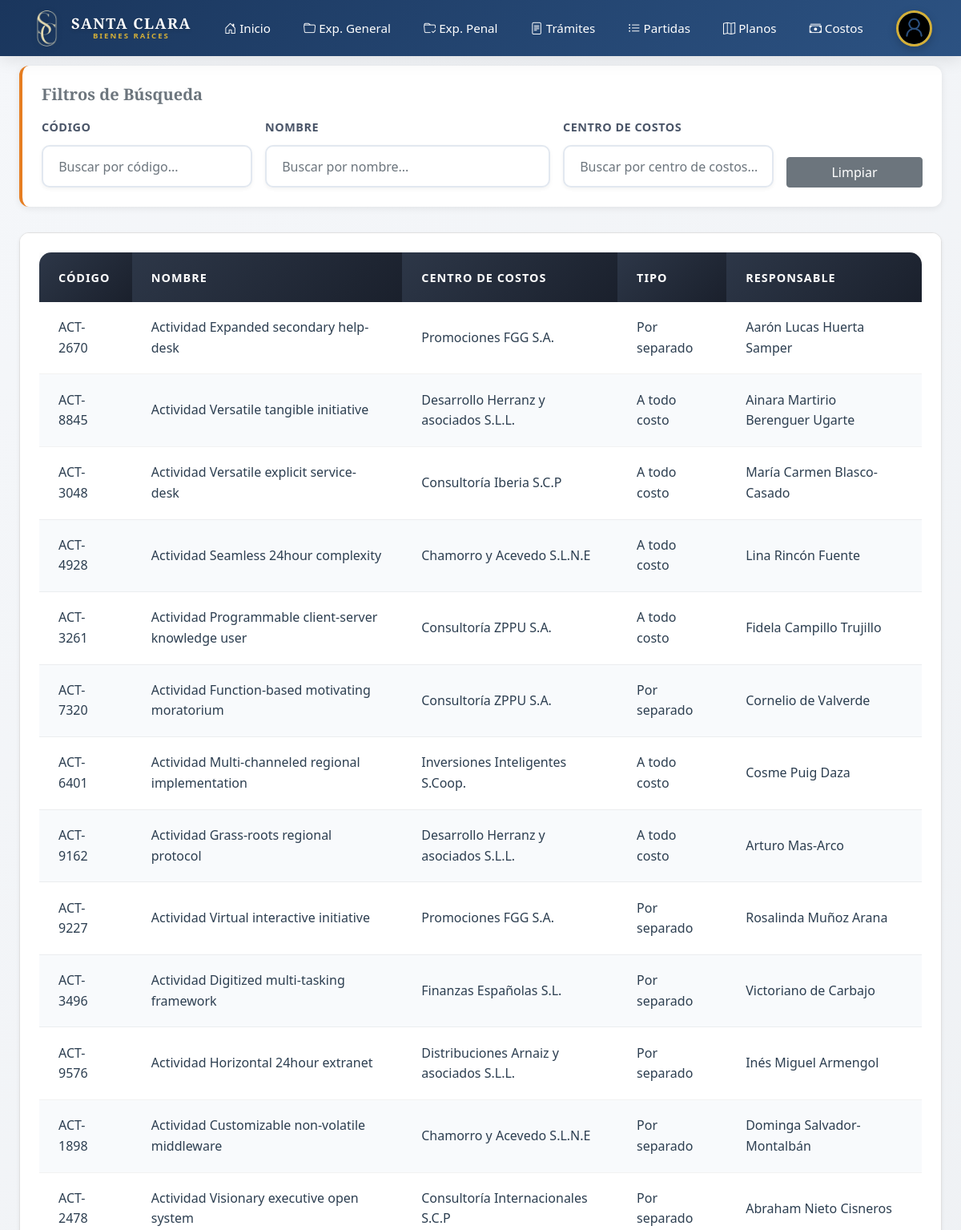
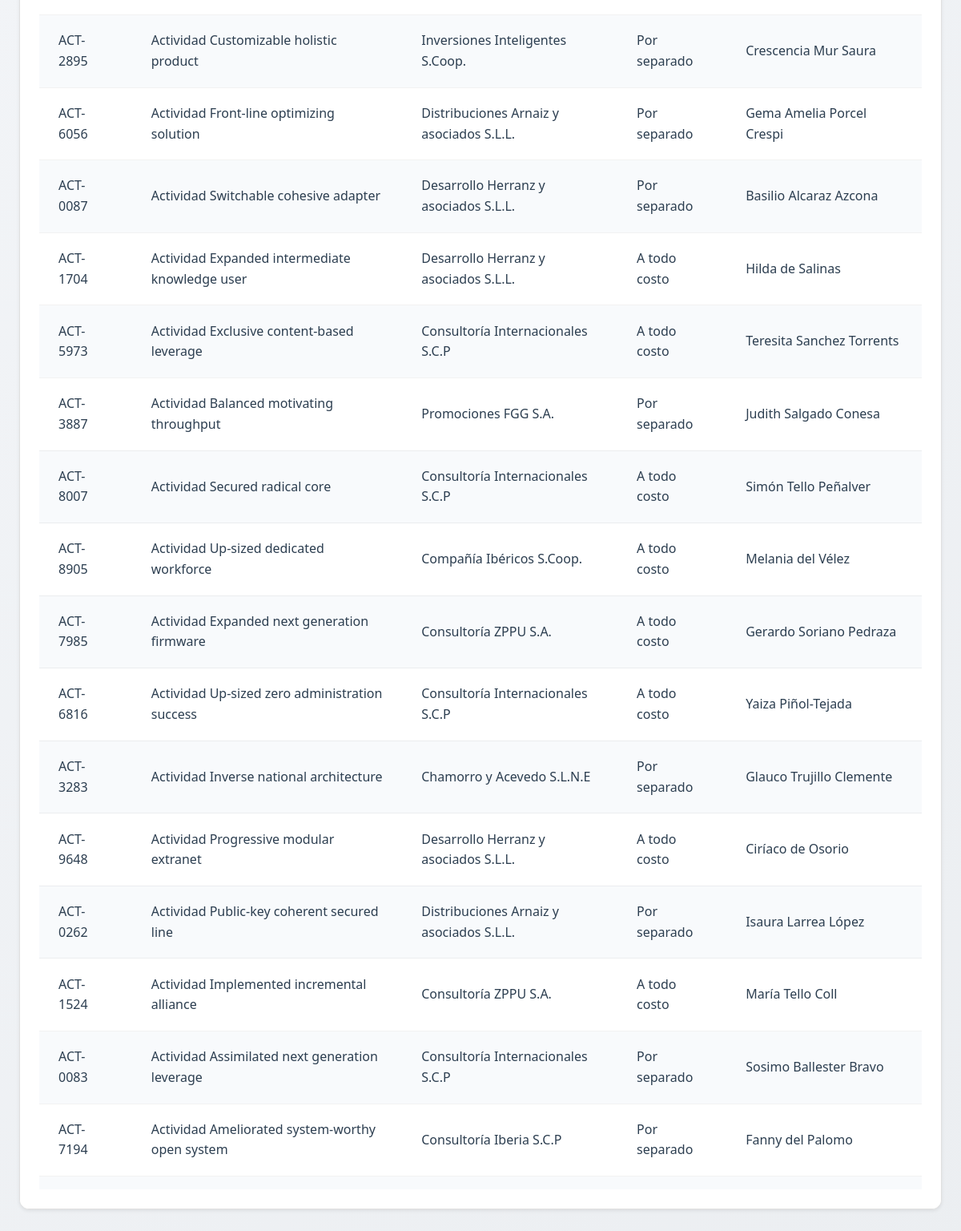
Screenshot of /costos/actividades/ (signed in) with the database file from the repository (2 pictures, top to bottom).
### apps/centro_costos/models.py (models this page shows, shortened)
class Actividad(models.Model):
    TIPO = [
        ('Por separado', 'Por separado'),
        ('A todo costo', 'A todo costo'),
    ]
    nombre = models.CharField(max_length=100)
    codigo = models.CharField(max_length=50)
    centro_de_costos = models.ForeignKey(CentroDeCostos, on_delete=models.CASCADE)
    tipo = models.CharField(max_length=20, choices=TIPO)
    responsable = models.CharField(max_length=50)
    fecha_registro = models.DateTimeField(auto_now_add=True)

class CentroDeCostos(models.Model):
    nombre = models.CharField(max_length=100)
    def __str__(self):
        return self.nombre

### apps/centro_costos/views.py (the view, shortened to what this page needs)
# urls.py: path('actividades/', views.ActividadListView.as_view(), name='lista_actividades'),
class ActividadListView(LoginRequiredMixin, CreateView):
    model = Actividad
    form_class = ActividadForm
    template_name = 'centro_costos/lista_actividades.html'
    success_url = reverse_lazy('centro_costos:lista_actividades')
    def get_context_data(self, **kwargs):
        context = super().get_context_data(**kwargs)
        context['actividades'] = Actividad.objects.all()
        context['centros_de_costos'] = CentroDeCostos.objects.all()
        return context

### apps/centro_costos/forms.py
class ActividadForm(forms.ModelForm):
    class Meta:
        model = Actividad
        fields = '__all__'
    def __init__(self, *args, **kwargs):
        super().__init__(*args, **kwargs)
        for field in self.fields.values():
            field.widget.attrs['class'] = 'form-control'
        self.fields['tipo'].required = True
        self.fields['responsable'].required = False
        choices = self.fields['tipo'].choices
        filtered_choices = [choice for choice in choices if choice[0] != '']
        self.fields['tipo'].choices = [('', 'Seleccione tipo de gasto')] + filtered_choices

### apps/centro_costos/templates/centro_costos/lista_actividades.html (shortened to what this page needs)
{% extends "base.html" %}
{% load static %}
{% block extra_css %}
<link rel="stylesheet" href="{% static 'css/centro_costos/centro_costos_modern.css' %}">
{% endblock %}
{% block body %}
{% include "../components/navbar.html" %}
<div class="container-fluid px-4 py-4">
    <div class="text-center mb-4">
        <h3 class="fw-bold" style="color: var(--primary-color);">Listado de Actividades Tupac Amaru</h3>
    </div>
    <div class="filter-section">
        <h5 class="mb-3 fw-bold text-secondary">Filtros de Búsqueda</h5>
        <div class="row g-3">
            <div class="col-md-3">
                <label class="form-label">Código</label>
                <input type="text" class="form-control filter-input" data-column="0" placeholder="Buscar por código...">
            </div>
            <div class="col-md-4">
                <label class="form-label">Nombre</label>
                <input type="text" class="form-control filter-input" data-column="1" placeholder="Buscar por nombre...">
            </div>
            <div class="col-md-3">
                <label class="form-label">Centro de Costos</label>
                <input type="text" class="form-control filter-input" data-column="2"
                    placeholder="Buscar por centro de costos...">
            </div>
            <div class="col-md-2 d-flex align-items-end">
                <a href="{% url 'centro_costos:lista_actividades' %}" id="clearFilters" class="btn btn-secondary w-100">
                    Limpiar
                </a>
            </div>
        </div>
    </div>
    <div class="card shadow-sm">
        <div class="card-body">
            <div class="table-responsive" style="max-height: 65vh;">
                <table class="table table-modern table-hover" id="documentsTable">
                    <thead style="position: sticky; top: 0; z-index: 1;">
                        <tr>
                            <th>Código</th>
                            <th>Nombre</th>
                            <th>Centro de Costos</th>
                            <th>Tipo</th>
                            <th>Responsable</th>
                        </tr>
                    </thead>
                    <tbody>
                        {% for actividad in actividades %}
                        <tr>
                            <td>{{ actividad.codigo }}</td>
                            <td>{{ actividad.nombre }}</td>
                            <td>{{ actividad.centro_de_costos }}</td>
                            <td>{{ actividad.tipo }}</td>
                            <td>{{ actividad.responsable }}</td>
                        </tr>
                        {% endfor %}
                    </tbody>
                </table>
            </div>
        </div>
    </div>
</div>
{% endblock %}

### static/css/centro_costos/centro_costos_modern.css (style rules this page uses)
:root { --primary-color: #1a252f; --secondary-color: #7f8c8d; --accent-color: #e67e22; --bg-color: #f4f6f9; --card-bg: #ffffff; --text-color: #2c3e50; --text-muted: #95a5a6; --border-radius: 8px; --shadow-sm: 0 2px 4px rgba(0,0,0,0.05); --shadow-md: 0 4px 6px rgba(0,0,0,0.1); --shadow-lg: 0 10px 15px rgba(0,0,0,0.1); --transition: all 0.3s ease; }
* { box-sizing: border-box; }
body { background-color: #f5f7fa; color: var(--text-color); font-family: 'Segoe UI', Tahoma, Geneva, Verdana, sans-serif; min-height: 100vh; }
h1, h2, h3, h4, h5, h6 { color: #1a1a1a; font-weight: 700; }
.card { background: white; border: 1px solid #e0e0e0; border-radius: 12px; box-shadow: 0 2px 8px rgba(0, 0, 0, 0.08); transition: all 0.3s ease; overflow: hidden; position: relative; }
.card::before { display: none; }
.card-body { position: relative; z-index: 1; padding: 1.5rem; background: white; }
.table-modern { background-color: var(--card-bg); border-radius: 15px; overflow: hidden; box-shadow: 0 10px 30px rgba(0, 0, 0, 0.1); }
.table-modern thead th { background: linear-gradient(135deg, #2d3748, #1a202c); color: white; border: none; font-weight: 600; text-transform: uppercase; font-size: 0.9rem; letter-spacing: 1px; padding: 1.2rem 1.5rem; box-shadow: 0 4px 8px rgba(0, 0, 0, 0.2); }
.table-modern tbody td { padding: 1.2rem 1.5rem; vertical-align: middle; border-bottom: 1px solid rgba(0, 0, 0, 0.05); color: var(--text-color); font-weight: 500; }
.table-modern tbody tr { transition: all 0.3s ease; }
.table-modern tbody tr:nth-child(even) { background-color: #f8fafc; }
.form-control { border-radius: 10px; border: 2px solid #e2e8f0; padding: 0.8rem 1.2rem; transition: all 0.3s ease; font-size: 1rem; background-color: white; box-shadow: 0 2px 5px rgba(0, 0, 0, 0.05); }
.form-label { font-weight: 600; color: #4a5568; margin-bottom: 0.7rem; text-transform: uppercase; font-size: 0.9rem; letter-spacing: 0.5px; }
.filter-section { background: white; border-radius: 12px; padding: 1.5rem; box-shadow: 0 2px 8px rgba(0, 0, 0, 0.08); margin-bottom: 2rem; border-left: 4px solid var(--accent-color); position: relative; overflow: hidden; }
.filter-section::before { display: none; }

### templates/base.html (style rules this page uses)
:root { --primary-color: #1a365d; --secondary-color: #2c5282; --accent-color: #d4af37; --light-bg: #f8f9fa; --dark-text: #2d3748; --border-color: #e2e8f0; --shadow-sm: 0 2px 8px rgba(0,0,0,0.05); --shadow-md: 0 4px 16px rgba(0,0,0,0.1); --shadow-lg: 0 8px 32px rgba(0,0,0,0.15); }
* { margin: 0; padding: 0; box-sizing: border-box; }
body { font-family: 'Poppins', sans-serif; background: linear-gradient(135deg, #f5f7fa 0%, #e9ecef 100%); color: var(--dark-text); min-height: 100vh; line-height: 1.6; }
h1, h2, h3, h4, h5, h6 { font-family: 'Playfair Display', serif; font-weight: 700; color: var(--primary-color); }
.card { border: none; border-radius: 16px; box-shadow: var(--shadow-md); transition: all 0.3s ease; background: white; }
.form-control, .form-select { border: 2px solid var(--border-color); border-radius: 8px; padding: 12px 16px; transition: all 0.3s ease; font-size: 0.95rem; }
.form-label { font-weight: 500; color: var(--primary-color); margin-bottom: 8px; font-size: 0.9rem; text-transform: uppercase; letter-spacing: 0.5px; }

### templates/components/navbar.html (style rules this page uses)
:root { --nav-primary: #1a365d; --nav-secondary: #2c5282; --nav-accent: #d4af37; --nav-hover: #f4c430; --nav-text: #ffffff; --nav-shadow: 0 4px 20px rgba(0,0,0,0.1); --nav-height: 70px; }

### rows the page displays
Actividad: codigo "ACT-2670", nombre "Actividad Expanded secondary help-desk", centro_de_costos "Promociones FGG S.A.", tipo "Por separado", responsable "Aarón Lucas Huerta Samper"
Actividad: codigo "ACT-8845", nombre "Actividad Versatile tangible initiative", centro_de_costos "Desarrollo Herranz y asociados S.L.L.", tipo "A todo costo", responsable "Ainara Martirio Berenguer Ugarte"
Actividad: codigo "ACT-3048", nombre "Actividad Versatile explicit service-desk", centro_de_costos "Consultoría Iberia S.C.P", tipo "A todo costo", responsable "María Carmen Blasco-Casado"
Actividad: codigo "ACT-4928", nombre "Actividad Seamless 24hour complexity", centro_de_costos "Chamorro y Acevedo S.L.N.E", tipo "A todo costo", responsable "Lina Rincón Fuente"
Actividad: codigo "ACT-3261", nombre "Actividad Programmable client-server knowledge user", centro_de_costos "Consultoría ZPPU S.A.", tipo "A todo costo", responsable "Fidela Campillo Trujillo"
Actividad: codigo "ACT-7320", nombre "Actividad Function-based motivating moratorium", centro_de_costos "Consultoría ZPPU S.A.", tipo "Por separado", responsable "Cornelio de Valverde"
Actividad: codigo "ACT-6401", nombre "Actividad Multi-channeled regional implementation", centro_de_costos "Inversiones Inteligentes S.Coop.", tipo "A todo costo", responsable "Cosme Puig Daza"
Actividad: codigo "ACT-9162", nombre "Actividad Grass-roots regional protocol", centro_de_costos "Desarrollo Herranz y asociados S.L.L.", tipo "A todo costo", responsable "Arturo Mas-Arco"
Actividad: codigo "ACT-9227", nombre "Actividad Virtual interactive initiative", centro_de_costos "Promociones FGG S.A.", tipo "Por separado", responsable "Rosalinda Muñoz Arana"
Actividad: codigo "ACT-3496", nombre "Actividad Digitized multi-tasking framework", centro_de_costos "Finanzas Españolas S.L.", tipo "Por separado", responsable "Victoriano de Carbajo"
Actividad: codigo "ACT-9576", nombre "Actividad Horizontal 24hour extranet", centro_de_costos "Distribuciones Arnaiz y asociados S.L.L.", tipo "Por separado", responsable "Inés Miguel Armengol"
Actividad: codigo "ACT-1898", nombre "Actividad Customizable non-volatile middleware", centro_de_costos "Chamorro y Acevedo S.L.N.E", tipo "Por separado", responsable "Dominga Salvador-Montalbán"
Actividad: codigo "ACT-2478", nombre "Actividad Visionary executive open system", centro_de_costos "Consultoría Internacionales S.C.P", tipo "Por separado", responsable "Abraham Nieto Cisneros"
Actividad: codigo "ACT-2895", nombre "Actividad Customizable holistic product", centro_de_costos "Inversiones Inteligentes S.Coop.", tipo "Por separado", responsable "Crescencia Mur Saura"
Actividad: codigo "ACT-6056", nombre "Actividad Front-line optimizing solution", centro_de_costos "Distribuciones Arnaiz y asociados S.L.L.", tipo "Por separado", responsable "Gema Amelia Porcel Crespi"
Actividad: codigo "ACT-0087", nombre "Actividad Switchable cohesive adapter", centro_de_costos "Desarrollo Herranz y asociados S.L.L.", tipo "Por separado", responsable "Basilio Alcaraz Azcona"
Actividad: codigo "ACT-1704", nombre "Actividad Expanded intermediate knowledge user", centro_de_costos "Desarrollo Herranz y asociados S.L.L.", tipo "A todo costo", responsable "Hilda de Salinas"
Actividad: codigo "ACT-5973", nombre "Actividad Exclusive content-based leverage", centro_de_costos "Consultoría Internacionales S.C.P", tipo "A todo costo", responsable "Teresita Sanchez Torrents"
Actividad: codigo "ACT-3887", nombre "Actividad Balanced motivating throughput", centro_de_costos "Promociones FGG S.A.", tipo "Por separado", responsable "Judith Salgado Conesa"
Actividad: codigo "ACT-8007", nombre "Actividad Secured radical core", centro_de_costos "Consultoría Internacionales S.C.P", tipo "A todo costo", responsable "Simón Tello Peñalver"
Actividad: codigo "ACT-8905", nombre "Actividad Up-sized dedicated workforce", centro_de_costos "Compañía Ibéricos S.Coop.", tipo "A todo costo", responsable "Melania del Vélez"
Actividad: codigo "ACT-7985", nombre "Actividad Expanded next generation firmware", centro_de_costos "Consultoría ZPPU S.A.", tipo "A todo costo", responsable "Gerardo Soriano Pedraza"
Actividad: codigo "ACT-6816", nombre "Actividad Up-sized zero administration success", centro_de_costos "Consultoría Internacionales S.C.P", tipo "A todo costo", responsable "Yaiza Piñol-Tejada"
Actividad: codigo "ACT-3283", nombre "Actividad Inverse national architecture", centro_de_costos "Chamorro y Acevedo S.L.N.E", tipo "Por separado", responsable "Glauco Trujillo Clemente"
Actividad: codigo "ACT-9648", nombre "Actividad Progressive modular extranet", centro_de_costos "Desarrollo Herranz y asociados S.L.L.", tipo "A todo costo", responsable "Ciríaco de Osorio"
Actividad: codigo "ACT-0262", nombre "Actividad Public-key coherent secured line", centro_de_costos "Distribuciones Arnaiz y asociados S.L.L.", tipo "Por separado", responsable "Isaura Larrea López"
Actividad: codigo "ACT-1524", nombre "Actividad Implemented incremental alliance", centro_de_costos "Consultoría ZPPU S.A.", tipo "A todo costo", responsable "María Tello Coll"
Actividad: codigo "ACT-0083", nombre "Actividad Assimilated next generation leverage", centro_de_costos "Consultoría Internacionales S.C.P", tipo "Por separado", responsable "Sosimo Ballester Bravo"
Actividad: codigo "ACT-7194", nombre "Actividad Ameliorated system-worthy open system", centro_de_costos "Consultoría Iberia S.C.P", tipo "Por separado", responsable "Fanny del Palomo"
